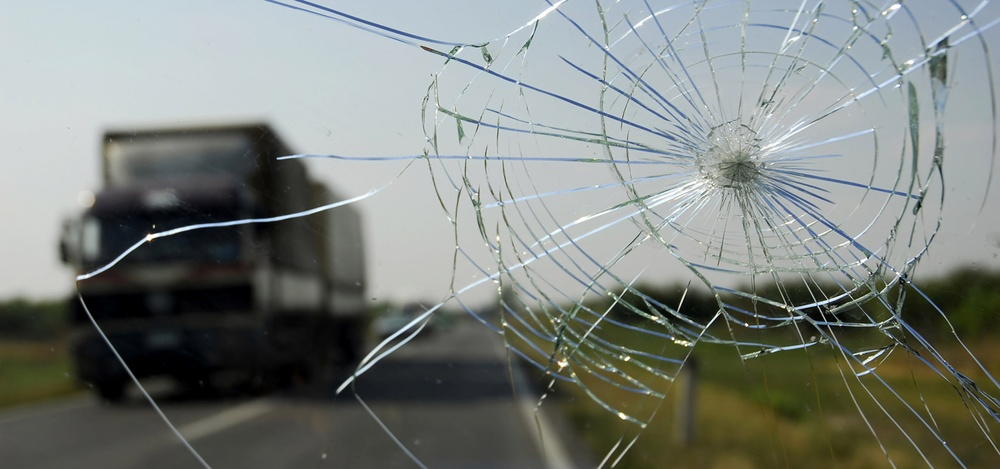
//> input picture LineDetection/LineDetection/glass.jpg, 1000 x 469 px, shrunk from 1675 x 785 before the run
$ ./LineDetection   (built with g++ and OpenCV 4)
//> lines starting //> are read from the running program, lines starting //| are printed output that depends on the picture; after the words box and inside, x2 and y2 are one past the last pixel; in counts of white or black regions, pixels touching at a corner belong together
#include "opencv2/core/core.hpp"
#include "opencv2/highgui/highgui.hpp"
#include "opencv2/imgproc/imgproc.hpp"

#include <iostream>

using namespace cv;
using namespace std;

int edgeThresh = 1;
int lowThreshold = 50;
int const max_lowThreshold = 100;
int ratio = 3;
int kernel_size = 3;

Mat src, mat_lines;
Mat src_gray, detected_edges;
String window_name = "Canny_test";

void DetectLines()
{
	src.copyTo(mat_lines);

	vector<Vec4i> lines;
	vector<Point2i> points;
	HoughLinesP(detected_edges, lines, 1, CV_PI / 180, 50, 50, 15);
	for (size_t i = 0; i < lines.size(); i++)
	{
		Vec4i l = lines[i];
		line(mat_lines, Point(l[0], l[1]), Point(l[2], l[3]), Scalar(0, 0, 255), 2, CV_AA);
		points.push_back(Point(l[0], l[1]));
		points.push_back(Point(l[2], l[3]));
	}

	int sumX = 0;
	int sumY = 0;
	int Psize = points.size();
	for (size_t i = 0; i < points.size(); i++)
	{
	sumX += points[i].x;
	sumY += points[i].y;
	}
	Point2f impact = Point2f((float)(sumX / Psize), (float)(sumY / Psize));
	circle(mat_lines, impact, 5, Scalar(255, 0, 0), 2, CV_AA);


	imshow("detected lines", mat_lines);

}

void ReProcess(int, void*)
{
	/// Canny detector
	Canny(src_gray, detected_edges, lowThreshold, lowThreshold*ratio, kernel_size);

	imshow(window_name, detected_edges);

	DetectLines();
}


int main(int argc, char** argv)
{
	const char* filename = argc >= 2 ? argv[1] : "glass.jpg";

	src = imread(filename, IMREAD_COLOR);
//> src is the input picture: 469 rows x 1000 cols, CV_8UC3; mean B, G, R 125.1, 130.1, 124.7
	if (src.empty())
	{
		cout << "can not open " << filename << endl;
		return -1;
	}

	// Mise en niveau de gris de l'image en input
	cvtColor(src, src_gray, CV_BGR2GRAY);
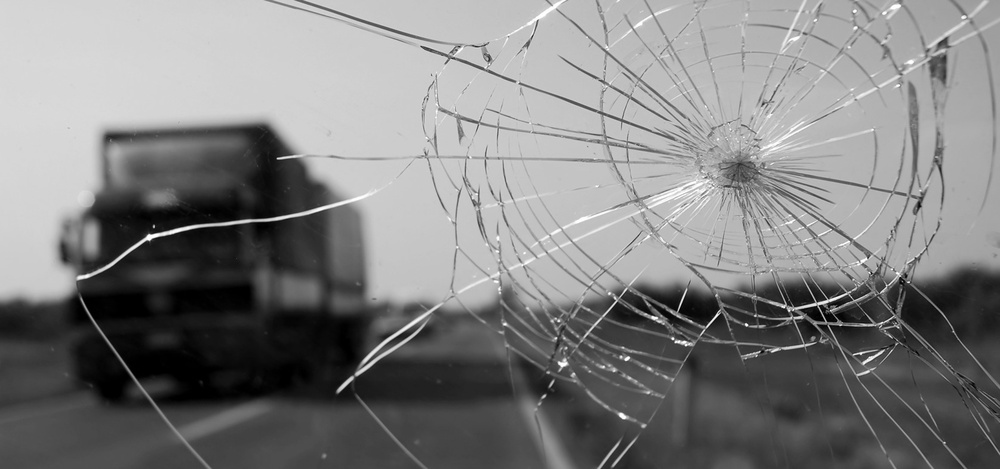
//> src_gray: 469 rows x 1000 cols, CV_8UC1; min 0, max 255, mean 127.9

	// Ajout d'un flou
	blur(src_gray, src_gray, Size(3, 3));

	namedWindow(window_name, CV_WINDOW_AUTOSIZE);

	// Trackbar for user to enter threshold
	createTrackbar("Min Threshold:", window_name, &lowThreshold, max_lowThreshold, ReProcess);

	ReProcess(0,0);
//> in ReProcess, `Canny(src_gray, detected_edges, lowThreshold, lowThreshold*ratio, kern..`:
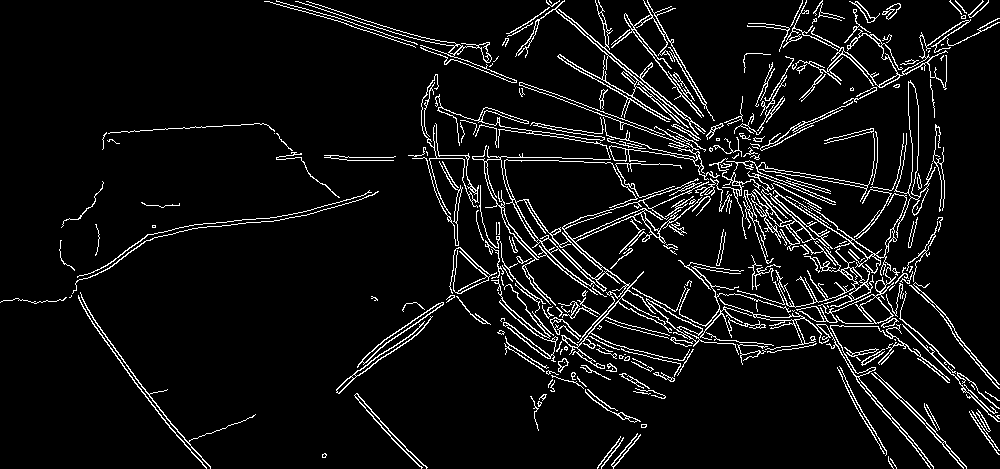
//> detected_edges: 469 rows x 1000 cols, CV_8UC1; 6.8% white in thin lines or dots
//> in DetectLines, `HoughLinesP(detected_edges, lines, 1, CV_PI / 180, 50, 50, 15);`: lines = 384 lines (x1, y1, x2, y2), first 8: [590, 35, 781, 226], [847, 267, 991, 416], [605, 46, 862, 303], [688, 193, 997, 22], [647, 1, 686, 71], [836, 251, 974, 389], [723, 159, 815, 193], [482, 67, 711, 151]
//> the loop in DetectLines, `for (size_t i = 0; i < lines.size(); i++)` made 384 passes
//> after the loop in DetectLines, `for (size_t i = 0; i < lines.size(); i++)`:
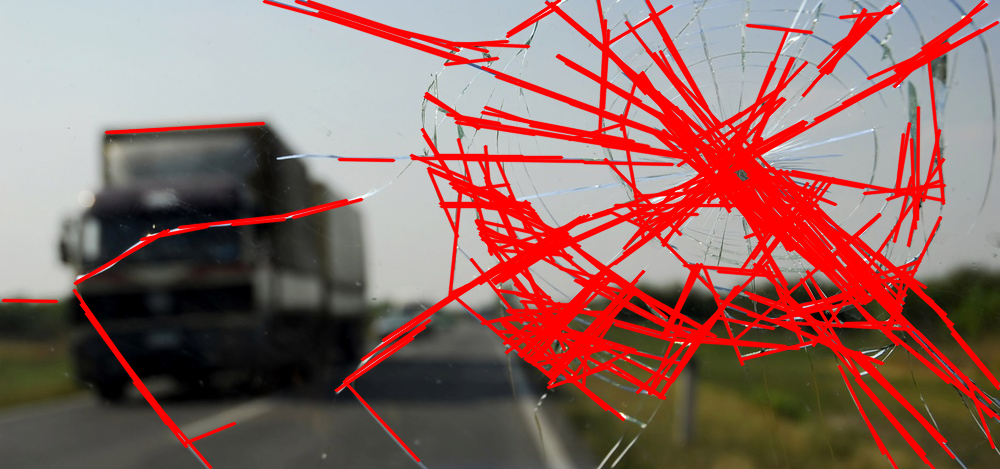
//> mat_lines: 469 rows x 1000 cols, CV_8UC3; mean B, G, R 100.6, 105.1, 145
//> after the loop in DetectLines, `for (size_t i = 0; i < lines.size(); i++)`: points = 768 Points (x, y), first 12: [590, 35], [781, 226], [847, 267], [991, 416], [605, 46], [862, 303], [688, 193], [997, 22], [647, 1], [686, 71], [836, 251], [974, 389]
//> in DetectLines, `int Psize = points.size();`: Psize = 768
//> the loop in DetectLines, `for (size_t i = 0; i < points.size(); i++)` made 768 passes
//> (sumX, sumY) on passes 1 to 3: (590, 35), (1371, 261), (2218, 528)
//> after the loop in DetectLines, `for (size_t i = 0; i < points.size(); i++)`: sumX = 508400; sumY = 173626
//> in DetectLines, `Point2f impact = Point2f((float)(sumX / Psize), (float)(sumY / Psize));`: impact = Point(661, 226)
//> in DetectLines, `circle(mat_lines, impact, 5, Scalar(255, 0, 0), 2, CV_AA);`: mat_lines: 469 rows x 1000 cols, CV_8UC3; 164 pixels changed, all inside (x1, y1, x2, y2) = (654, 219, 669, 234)

	waitKey();

	return 0;
}
